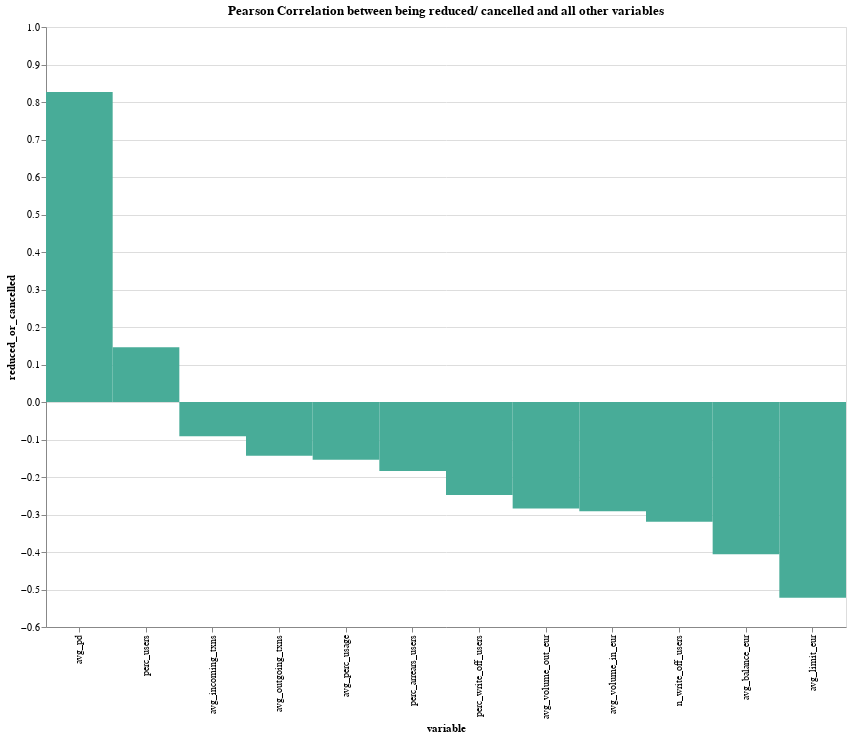

Notebook source saved alongside this figure:
### Code cell
af.column_single(
    corr_df, af.teal, "variable", "reduced_or_cancelled", 800, 600, "-y"
).properties(
    title="Pearson Correlation between being reduced/ cancelled and all other variables"
)

### Figure 1 — Vega-Lite specification as saved in the notebook (floating-point values rounded to 4 significant figures)
{"config": {"view": {"continuousWidth": 400, "continuousHeight": 300}}, "data": {"name": "data-d90af23ff464cc6558a3112cd6867873"}, "mark": {"type": "rect", "color": "#48AC98"}, "encoding": {"tooltip": {"field": "reduced_or_cancelled", "type": "quantitative"}, "x": {"field": "variable", "sort": "-y", "type": "nominal"}, "y": {"field": "reduced_or_cancelled", "type": "quantitative"}}, "height": 600, "title": "Pearson Correlation between being reduced/ cancelled and all other variables", "width": 800, "$schema": "https://vega.github.io/schema/vega-lite/v4.17.0.json", "datasets": {"data-d90af23ff464cc6558a3112cd6867873": [{"variable": "perc_users", "reduced_or_cancelled": 0.146}, {"variable": "perc_arrears_users", "reduced_or_cancelled": -0.184}, {"variable": "avg_balance_eur", "reduced_or_cancelled": -0.406}, {"variable": "avg_limit_eur", "reduced_or_cancelled": -0.522}, {"variable": "avg_perc_usage", "reduced_or_cancelled": -0.154}, {"variable": "avg_pd", "reduced_or_cancelled": 0.827}, {"variable": "n_write_off_users", "reduced_or_cancelled": -0.319}, {"variable": "perc_write_off_users", "reduced_or_cancelled": -0.248}, {"variable": "avg_outgoing_txns", "reduced_or_cancelled": -0.143}, {"variable": "avg_incoming_txns", "reduced_or_cancelled": -0.091}, {"variable": "avg_volume_out_eur", "reduced_or_cancelled": -0.284}, {"variable": "avg_volume_in_eur", "reduced_or_cancelled": -0.291}]}}
